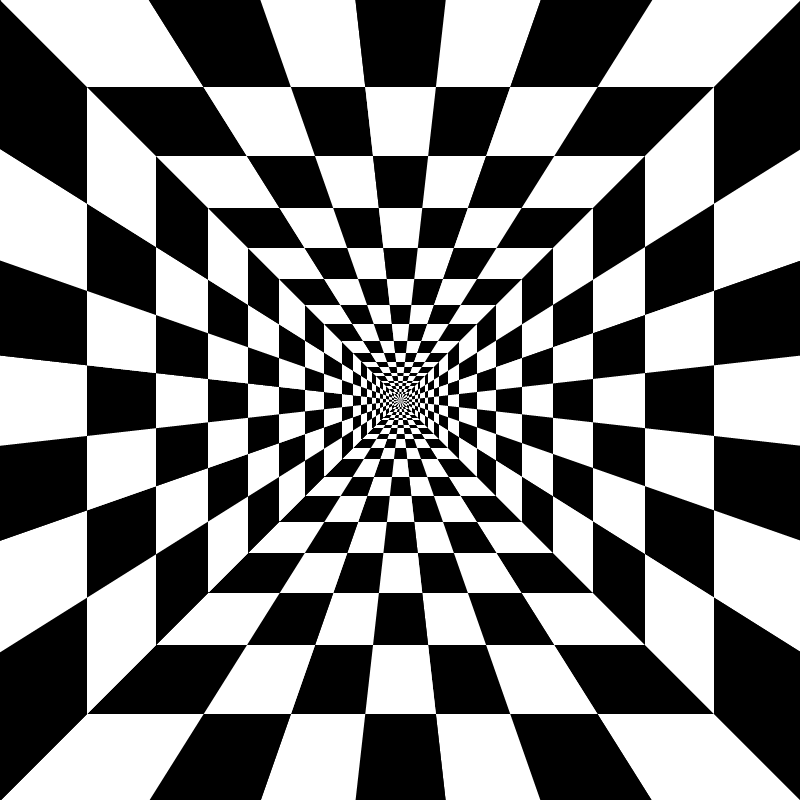
%> input picture Exercise2/checkerboard_tunnel.png, 800 x 800 px
$ octave main.m   (GNU Octave 9; MATLAB toolbox functions it lacks are replaced by stand-ins)
%> lines starting %> are read from the running program, lines starting %| are printed output that depends on the picture
### Exercise2/MultiScaleHarris.m
function [cim ind] = MultiScaleHarris(im,n,s0,k,alpha,t)
% -------input--------
%im : input image
% n  : scale level
% s0 : initial scale value---sigma_0
% k: scale step
% alpha: constant factor
% t : threshold
% ------Assumption-------
% sigma_D = 1
% ------output--------
% x, y: localtion of the corner points
%% build scale-space

dx = [-1 0 1;-1 0 1;-1 0 1];
dy =dx';

Ix = conv2(im,dx,'same');
Iy = conv2(im,dy,'same');

sz = size(im);
cim = ones(sz(1),sz(2),n);
ind = ones(sz(1),sz(2),n);

for i = 1:n
    sigma = k^i * s0;

    g= fspecial('gaussian',max(1,fix(6*sigma)),sigma);

    %Compute the Lx, Ly, LxLy
    Ix2 = conv2(Ix.^2, g, 'same');
    Iy2 = conv2(Iy.^2, g, 'same');
    Ixy = conv2(Ix.*Iy,g, 'same');
    a = (Ix2.*Iy2 - Ixy .^2) -alpha*(Ix2 +Iy2).^2;

    cim(:,:,i) = a;

    %find the element who are bigger than the threshold
    ind(:,:,i) = cim(:,:,i)>t;
%     [x y] = find(out);


end

end

### Exercise2/main.m
%% load image
im = im2double(imread('checkerboard_tunnel.png'));
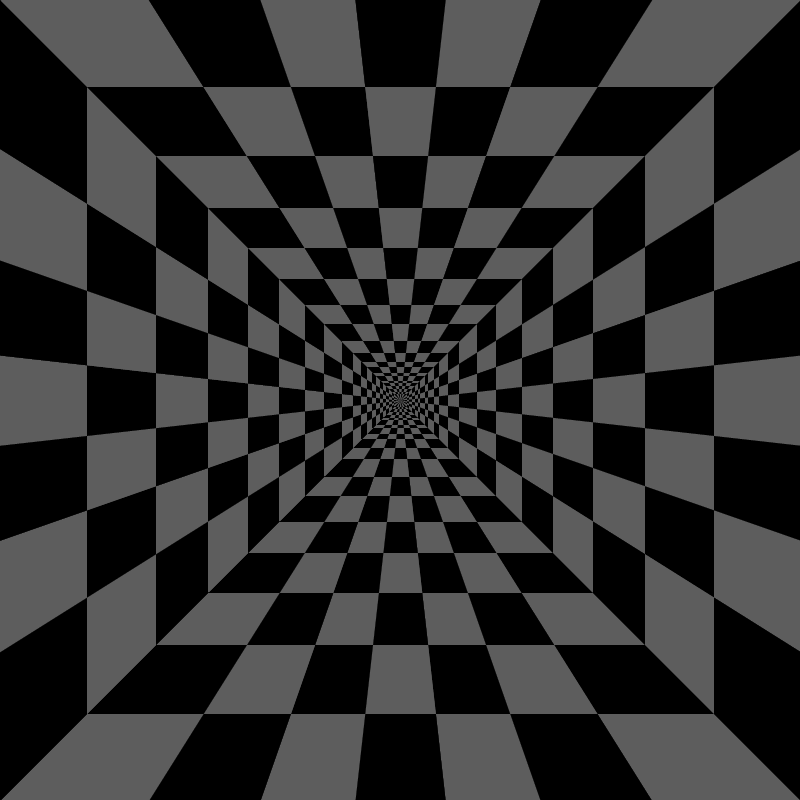
%> im: size 800x800 double; min 0, max 0.365, mean 0.182
imshow(im);
tic
[a ind] = MultiScaleHarris(im,5,1.5,1.2,0.06,0);
%> in MultiScaleHarris, `Ix = conv2(im,dx,'same');`:
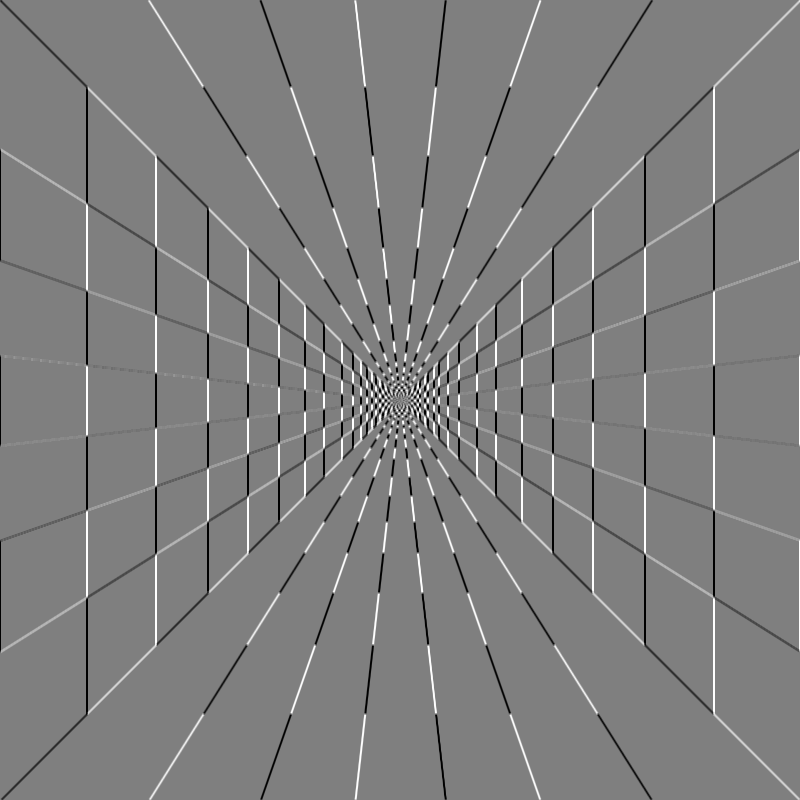
%> Ix: size 800x800 double; min -1.09, max 1.09, mean -6.86e-07; drawn with min black and max white
%> in MultiScaleHarris, `Iy = conv2(im,dy,'same');`:
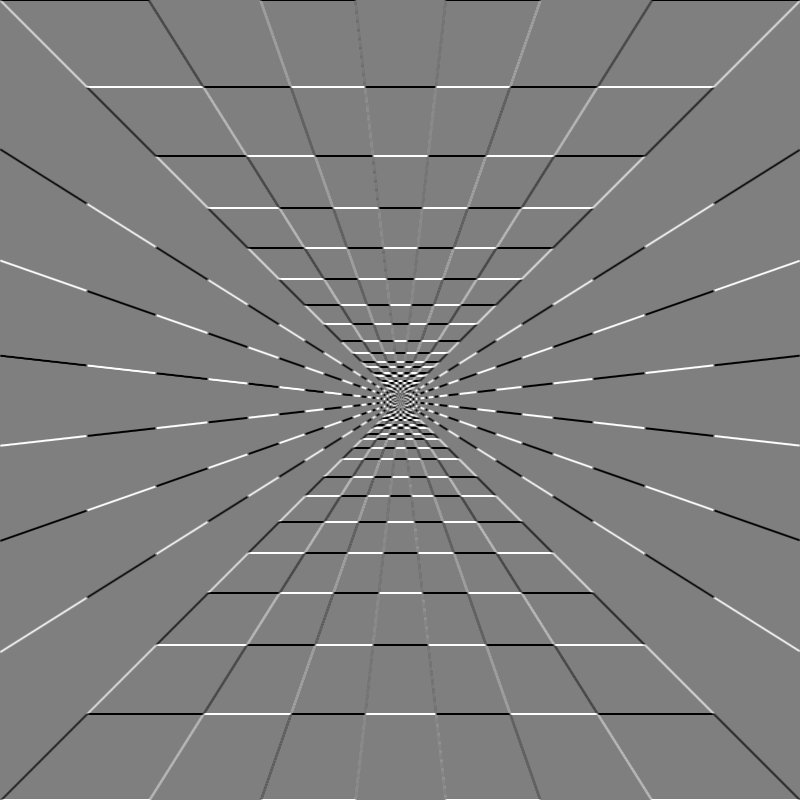
%> Iy: size 800x800 double; min -1.09, max 1.09, mean 3.68e-07; drawn with min black and max white
%> the loop in MultiScaleHarris, `for i = 1:n` made 5 passes
%> pass 1, in MultiScaleHarris, `Ix2 = conv2(Ix.^2, g, 'same');`:
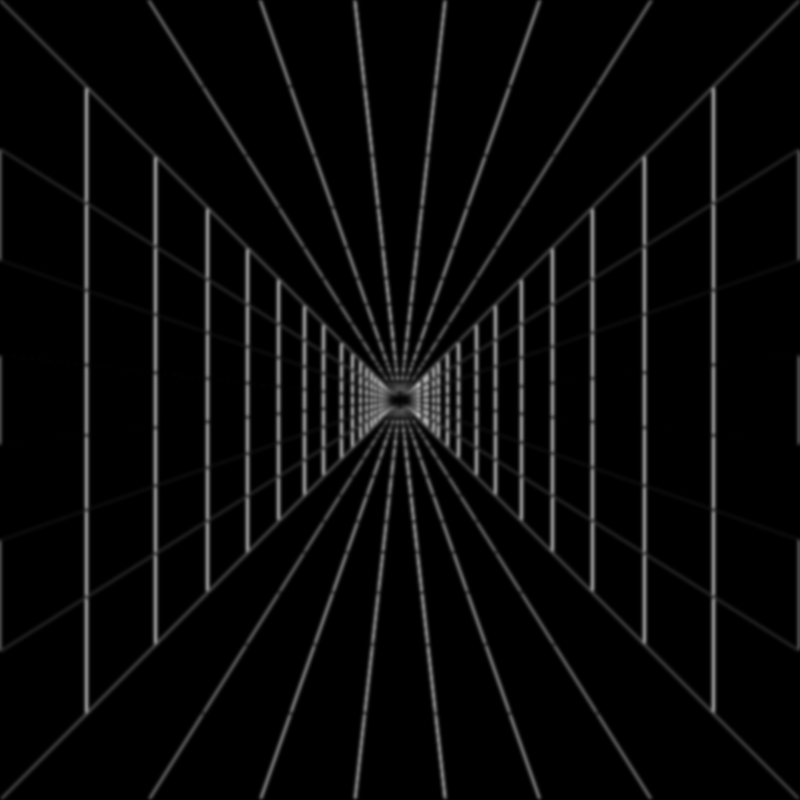
%> Ix2: size 800x800 double; min 0, max 0.687, mean 0.0377
%> pass 1, in MultiScaleHarris, `Iy2 = conv2(Iy.^2, g, 'same');`:
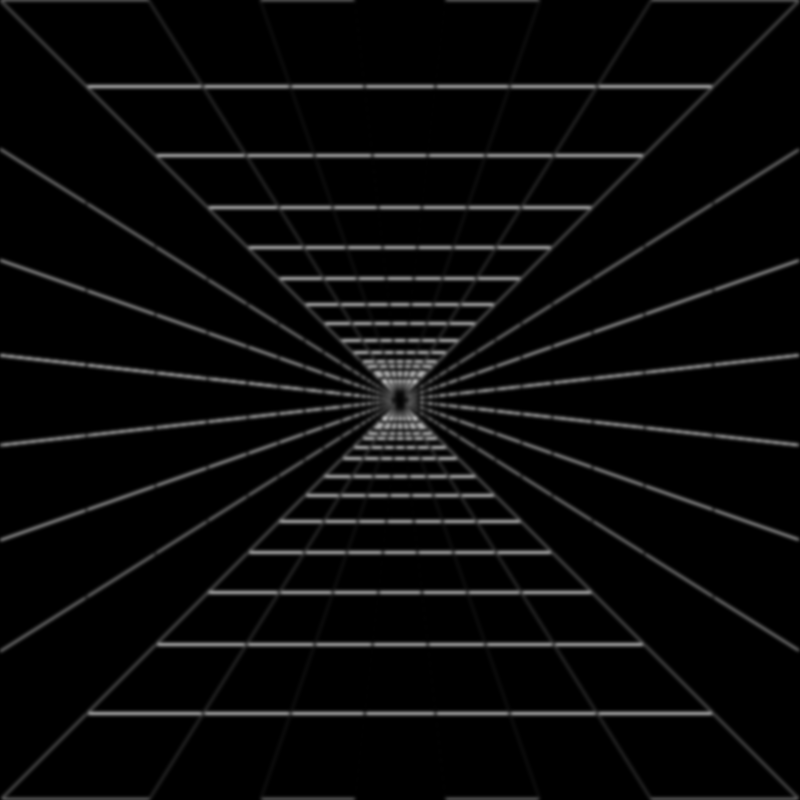
%> Iy2: size 800x800 double; min 0, max 0.684, mean 0.038
%> pass 1, in MultiScaleHarris, `Ixy = conv2(Ix.*Iy,g, 'same');`:
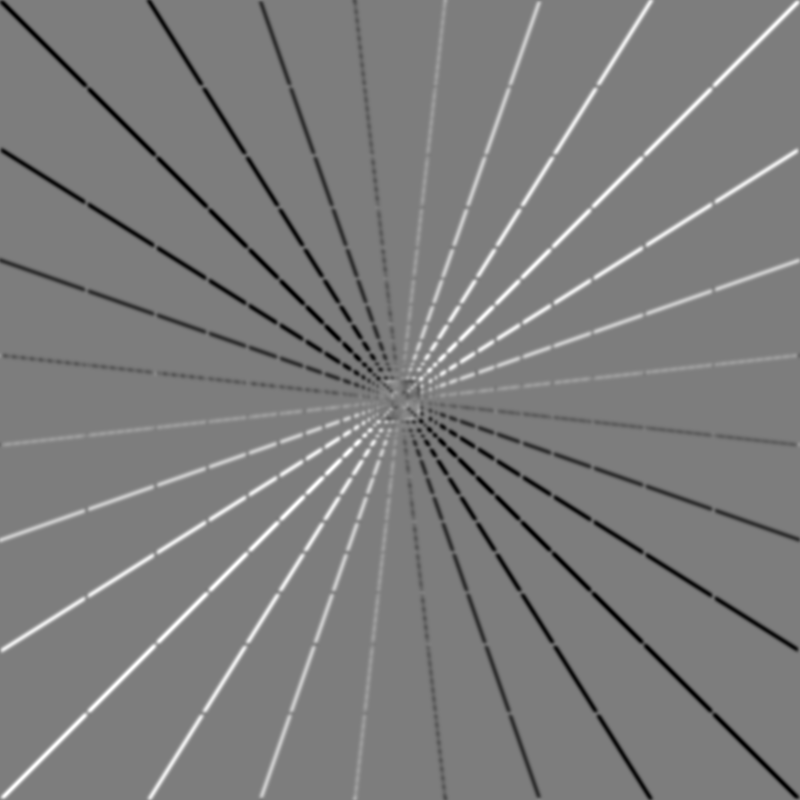
%> Ixy: size 800x800 double; min -0.181, max 0.188, mean 7.26e-06; drawn with min black and max white
%> pass 1, in MultiScaleHarris, `a = (Ix2.*Iy2 - Ixy .^2) -alpha*(Ix2 +Iy2).^2;`:
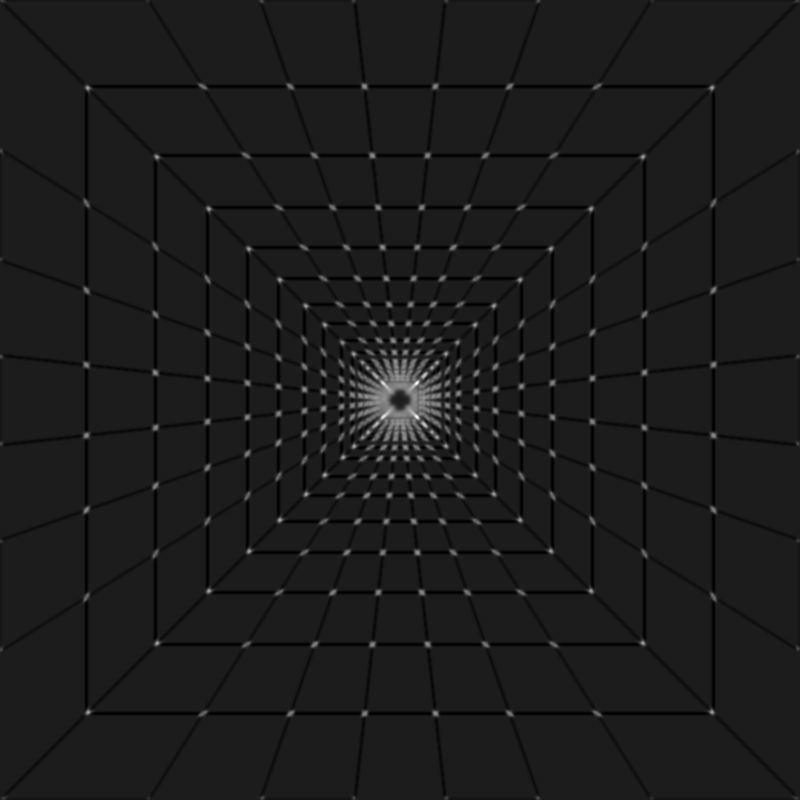
%> a: size 800x800 double; min -0.0158, max 0.126, mean -6.72e-05; drawn with min black and max white
toc
x = find(ind);
%> x = 320138 values from 1 to 3200000

$ run again, with Exercise2/test.pgm saved as Exercise2/checkerboard_tunnel.png
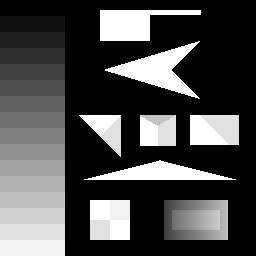
%> input picture Exercise2/test.pgm, 256 x 256 px
%> the loop in MultiScaleHarris, `for i = 1:n` made 5 passes
%> pass 1, in MultiScaleHarris, `Ixy = conv2(Ix.*Iy,g, 'same');`:
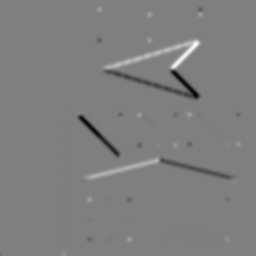
%> Ixy: size 256x256 double; min -1.66, max 1.66, mean -0.00529; drawn with min black and max white
%> pass 1, in MultiScaleHarris, `a = (Ix2.*Iy2 - Ixy .^2) -alpha*(Ix2 +Iy2).^2;`:
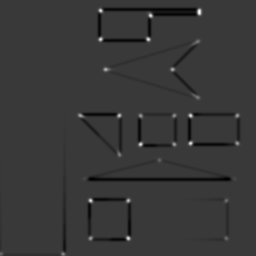
%> a: size 256x256 double; min -1.04, max 3.55, mean -0.0282; drawn with min black and max white
%> x = 48067 values from 13 to 326042
